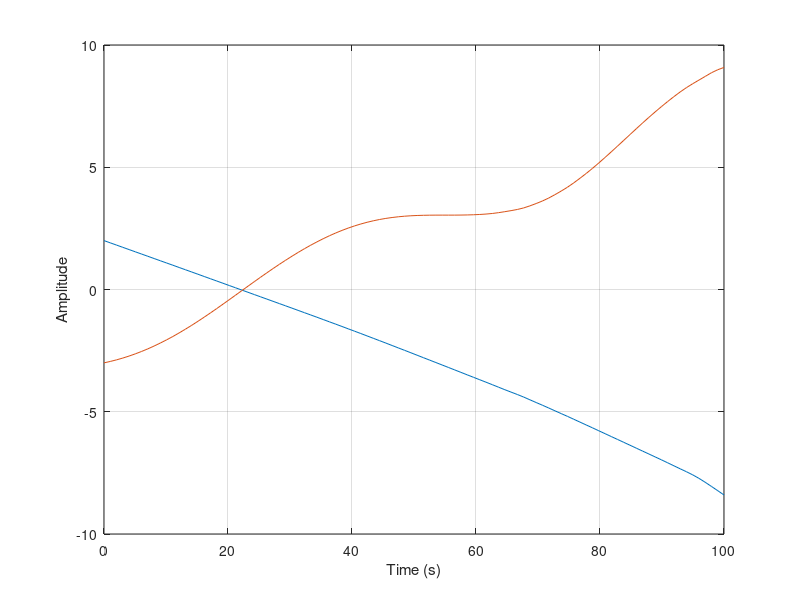

This figure's MATLAB source:
function backstepping()
to=0; % start time
tf=100; % end time
t=linspace(to,tf,100);
xo(1)=2; % initial condition
xo(2)=-3;
[t,x] = ode45(@(t,x)nonlinear(t,x),t,xo);
plot(t,x)
xlabel('Time (s)')
ylabel('Amplitude')
grid
function [xdot] = nonlinear(t,x)
% nonlinear model to integrate with ODE45
% parameters
a=1; % parameter nominal value
% aU=-1+4*rand; % -1<a<3 Uncertainties in parameter
k=-1;
% backstepping control
u=(-2-a*cos(x(1)))*(x(1)+a*sin(x(1))+x(2))-x(1)-k*(x(2)+2*x(1)+a*sin(x(1)));
%u=0; % no control action
xdot=[x(1)+a*sin(x(1))+x(2); % ideal system
%xdot=[x(1)+aU*sin(x(1))+x(2); % system with uncertainty aU
u];
endfunction
endfunction